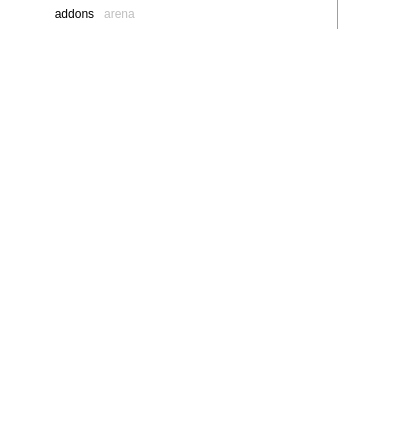
<?xml version="1.0" encoding="UTF-8"?>
<ui version="4.0">
 <class>MainWindow</class>
 <widget class="QMainWindow" name="MainWindow">
  <property name="geometry">
   <rect>
    <x>0</x>
    <y>0</y>
    <width>400</width>
    <height>429</height>
   </rect>
  </property>
  <property name="maximumSize">
   <size>
    <width>400</width>
    <height>429</height>
   </size>
  </property>
  <property name="windowTitle">
   <string>Circle Launcher 2.0 Beta</string>
  </property>
  <widget class="QWidget" name="centralWidget">
   <property name="styleSheet">
    <string notr="true">QWidget#centralWidget {
	background-color: rgb(255, 255, 255);
}</string>
   </property>
   <widget class="QWidget" name="topWidget" native="true">
    <property name="geometry">
     <rect>
      <x>-1</x>
      <y>-1</y>
      <width>402</width>
      <height>30</height>
     </rect>
    </property>
    <property name="styleSheet">
     <string notr="true">background-color: rgb(45, 45, 45);
font: 10pt &quot;Arial&quot;;
color: #AAAAAA;
QPushButton {
	background-color: transparent;
	border: none;
}

QPushButton:hover {
	background-color: rgb(76, 76, 76);
}</string>
    </property>
    <widget class="QPushButton" name="mainButton">
     <property name="geometry">
      <rect>
       <x>0</x>
       <y>0</y>
       <width>51</width>
       <height>30</height>
      </rect>
     </property>
     <property name="styleSheet">
      <string notr="true">QPushButton#mainButton {
	color: white;
	font-weight: bold;
	background-image: url(:/img/orange-header.png);
	border: none;
}

QPushButton:hover{
	background-color: rgb(76, 76, 76);
}
</string>
     </property>
     <property name="text">
      <string>main</string>
     </property>
    </widget>
    <widget class="QPushButton" name="addonButton">
     <property name="geometry">
      <rect>
       <x>50</x>
       <y>0</y>
       <width>51</width>
       <height>30</height>
      </rect>
     </property>
     <property name="styleSheet">
      <string notr="true">QPushButton {
	background-color: transparent;
	border: none;
}

QPushButton:hover{
	background-color: rgb(76, 76, 76);
}</string>
     </property>
     <property name="text">
      <string>addons</string>
     </property>
    </widget>
    <widget class="QPushButton" name="toolButton">
     <property name="geometry">
      <rect>
       <x>340</x>
       <y>0</y>
       <width>30</width>
       <height>30</height>
      </rect>
     </property>
     <property name="styleSheet">
      <string notr="true">QPushButton {	
	background-image: url(:/img/toolButton.png);
	background-color: transparent;
	border: none;
}

QPushButton:hover{
	background-color: rgb(76, 76, 76);
}</string>
     </property>
     <property name="text">
      <string/>
     </property>
    </widget>
    <widget class="QPushButton" name="playButton">
     <property name="geometry">
      <rect>
       <x>370</x>
       <y>0</y>
       <width>30</width>
       <height>30</height>
      </rect>
     </property>
     <property name="styleSheet">
      <string notr="true">QPushButton {	
	background-image: url(:/img/play16x16.png);

	background-color: transparent;
	border: none;
}

QPushButton:hover{
	background-color: rgb(76, 76, 76);
}</string>
     </property>
     <property name="text">
      <string/>
     </property>
    </widget>
    <widget class="Line" name="line">
     <property name="geometry">
      <rect>
       <x>338</x>
       <y>0</y>
       <width>3</width>
       <height>61</height>
      </rect>
     </property>
     <property name="styleSheet">
      <string notr="true"/>
     </property>
     <property name="orientation">
      <enum>Qt::Vertical</enum>
     </property>
    </widget>
    <widget class="QComboBox" name="realmCombo">
     <property name="geometry">
      <rect>
       <x>254</x>
       <y>0</y>
       <width>81</width>
       <height>30</height>
      </rect>
     </property>
     <property name="styleSheet">
      <string notr="true">QComboBox
{
border:none;
padding:1px;
text-align: right;

}

QComboBox::drop-down
{
border-width:1px;
}

QComboBox::down-arrow
{
	
	image: url(:/img/drop-down.png);
}
QComboBox:hover{
background-color: transparent;
	background-color: rgb(76, 76, 76);
}
</string>
     </property>
    </widget>
    <widget class="QPushButton" name="arenaButton">
     <property name="enabled">
      <bool>false</bool>
     </property>
     <property name="geometry">
      <rect>
       <x>100</x>
       <y>0</y>
       <width>41</width>
       <height>30</height>
      </rect>
     </property>
     <property name="styleSheet">
      <string notr="true">QPushButton {
	
	background-color: transparent;
	border: none;
}

QPushButton:hover{
	background-color: rgb(76, 76, 76);
}</string>
     </property>
     <property name="text">
      <string>arena</string>
     </property>
    </widget>
   </widget>
   <widget class="QWidget" name="mainWidget" native="true">
    <property name="geometry">
     <rect>
      <x>0</x>
      <y>29</y>
      <width>400</width>
      <height>400</height>
     </rect>
    </property>
    <property name="styleSheet">
     <string notr="true">QWidget#mainWidget{
background-color: #1a0f08;
	background-color: rgb(255, 255, 255);
}</string>
    </property>
   </widget>
  </widget>
  <widget class="QMenuBar" name="menuBar">
   <property name="geometry">
    <rect>
     <x>0</x>
     <y>0</y>
     <width>400</width>
     <height>25</height>
    </rect>
   </property>
  </widget>
 </widget>
 <layoutdefault spacing="6" margin="11"/>
 <tabstops>
  <tabstop>playButton</tabstop>
  <tabstop>arenaButton</tabstop>
  <tabstop>mainButton</tabstop>
  <tabstop>realmCombo</tabstop>
  <tabstop>addonButton</tabstop>
  <tabstop>toolButton</tabstop>
 </tabstops>
 <resources/>
 <connections/>
</ui>
